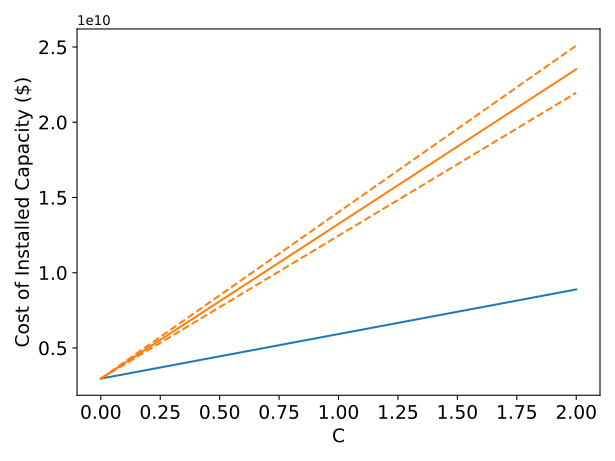

Here is the Python script that generated this plot:
from Main import *
import pandas as pd
import numpy as np
import matplotlib.pyplot as plt

Si_Wp = 0.245
Si_Eff = 0.2
DSSC_M = 65.09
DSSC_Eff = 0.0989
Area_M = 0.13
Capacity_MW = 11912
Capacity_W = Capacity_MW * 1e6

def DSSCperM_toW(Manufacturning, Materials, Efficiency):
    return (Manufacturning*Materials)/(1000*Efficiency)

def Area(Capacity, Eff, Tilt, Width, Elev):
    RowWidth = Elev + (np.cos(np.radians(Tilt)) * Width)
    NofPanels = (1000 * Capacity)/Eff
    Area = (((((1.92 * np.cos(np.radians(Tilt))) * 2) + RowWidth) * 0.99)/2) * NofPanels
    return Area

DSSC_Wp_Low = DSSCperM_toW(1.2, DSSC_M, DSSC_Eff)
DSSC_Wp_Mean = DSSCperM_toW(1.3, DSSC_M, DSSC_Eff)
DSSC_Wp_High = DSSCperM_toW(1.4, DSSC_M, DSSC_Eff)

X = np.linspace(0,2,1000)

Initial_Cost = (Capacity_W * Si_Wp) + (Area(Capacity_MW * 1, Si_Eff, 39, 1.968, 7) * Area_M)

Si_Cost = (X * Capacity_W * Si_Wp) + (Area(Capacity_MW * X, Si_Eff, 39, 1.968, 7) * Area_M)
DSSC_Cost_Low = (X * Capacity_W * DSSC_Wp_Low) + (Area(Capacity_MW * X, DSSC_Eff, 39, 1.968, 7) * Area_M)
DSSC_Cost_Mean = (X * Capacity_W * DSSC_Wp_Mean) + (Area(Capacity_MW * X, DSSC_Eff, 39, 1.968, 7) * Area_M)
DSSC_Cost_High = (X * Capacity_W * DSSC_Wp_High) + (Area(Capacity_MW * X, DSSC_Eff, 39, 1.968, 7) * Area_M)

plt.rcParams["figure.dpi"] = 300
FontSize = 14
plt.plot(X, Si_Cost+Initial_Cost, c="tab:blue")
plt.plot(X, DSSC_Cost_Low+Initial_Cost, c="tab:orange", linestyle="--")
plt.plot(X, DSSC_Cost_Mean+Initial_Cost, c="tab:orange")
plt.plot(X, DSSC_Cost_High+Initial_Cost, c="tab:orange", linestyle="--")
plt.xlabel("C", fontsize=FontSize)
plt.xticks(fontsize=FontSize)
plt.ylabel("Cost of Installed Capacity ($)", fontsize=FontSize)
plt.yticks(fontsize=FontSize)
plt.suptitle('a)',x=0.05,y=0.99,fontsize=FontSize)
plt.tight_layout()
plt.savefig("Figure3a.svg")
plt.savefig("Figure3a.png")
#plt.show()